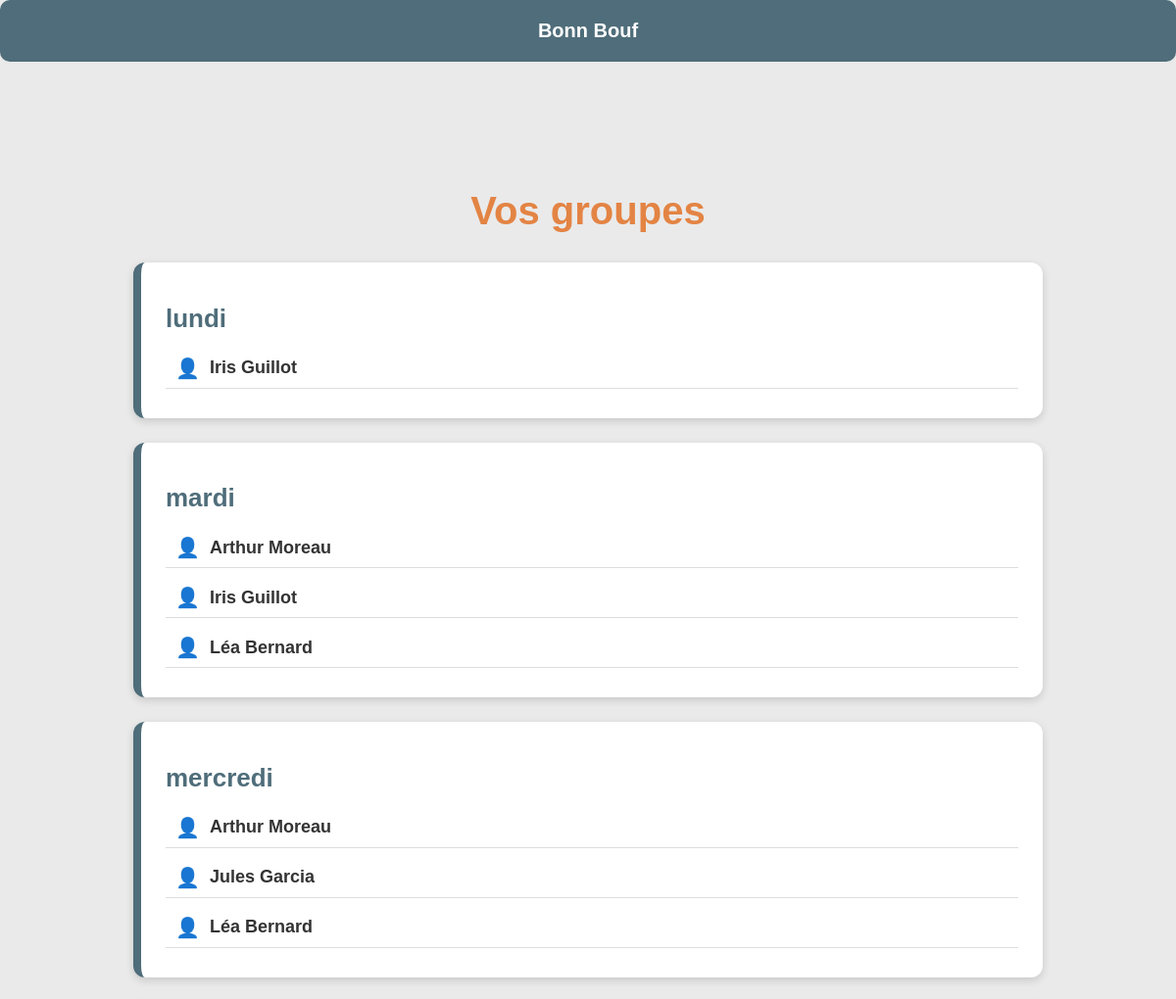
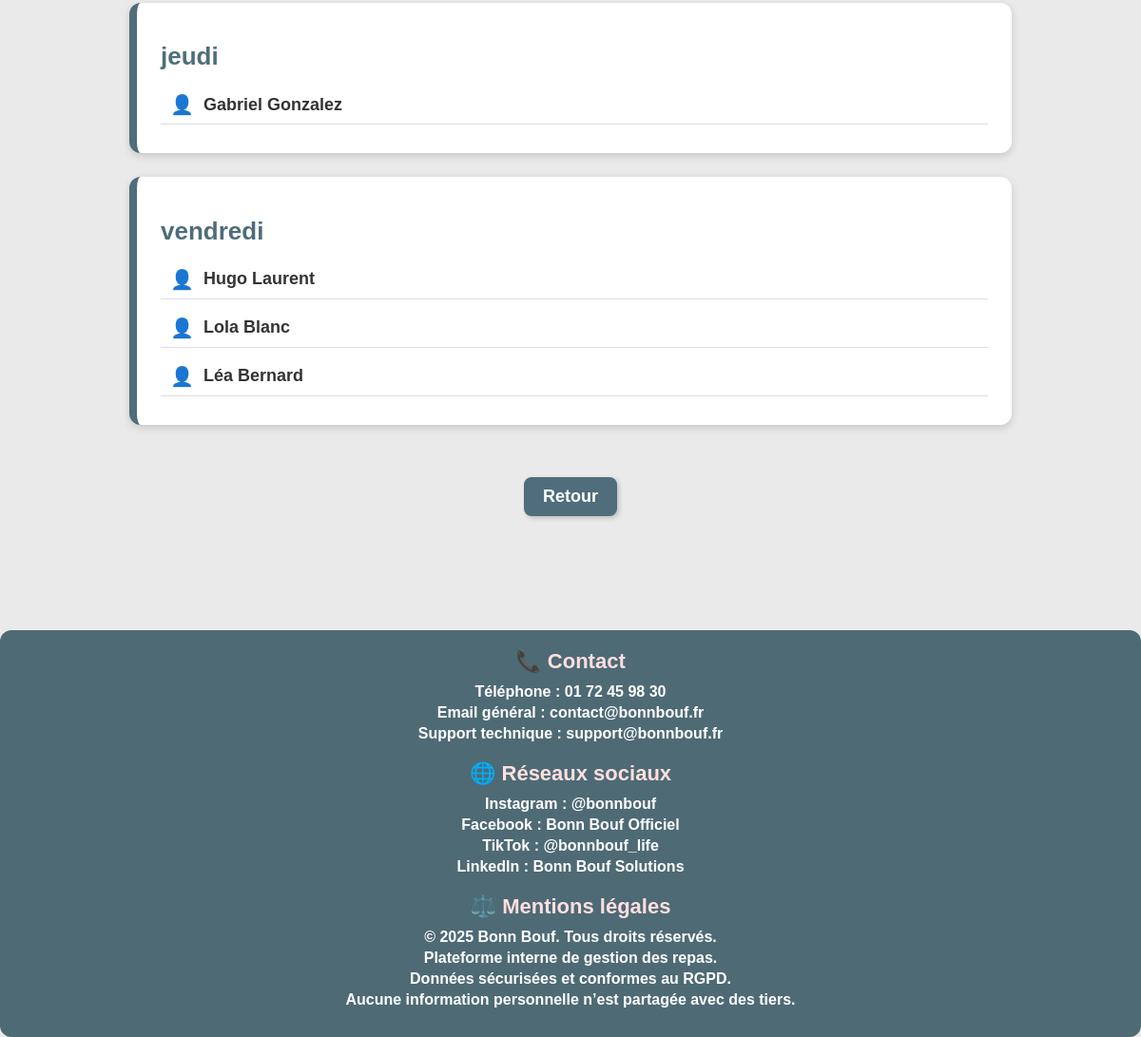
The page /page_groupes (signed in) on the database its author committed (2 pictures, top to bottom).
### tables this page shows
CREATE TABLE information (
        id INTEGER PRIMARY KEY,
        nom TEXT,
        prenom TEXT,
        username TEXT UNIQUE,
        mot_de_passe TEXT
    );

### routes.py (the view)
@site.route("/page_groupes", methods=["GET"])
def direction_page_groupes ():
    user_id = session.get("user_id")
    if not user_id:
        return redirect("/page_arrive/connexion")
    association = get_associations(user_id)
    return render_template("groupes.html", associations=association)

### routes.py (called while the page is built)
def select_info_perso(id):
    con = get_db_connection()
    cur = con.cursor()
    cur.execute("SELECT prenom, nom FROM information WHERE id = ?", (id,))
    personne = cur.fetchone()
    con.close()
    return personne

def get_db_connection():
    con = sqlite3.connect(DB_PATH)
    con.row_factory = sqlite3.Row
    return con

### templates/groupes.html (shortened to what this page needs)
<!DOCTYPE html>
<html lang="fr">
<head>
    <link rel="stylesheet" href="{{ url_for('static', filename='css/styleprincipal.css') }}">
</head>
<body>
    <div class="page_container">
        <div class="bandeau">
            Bonn Bouf
        </div>
        <div id="main" class="principal">
            <h1 class="titre-groupes">Vos groupes</h1>
            <div class="groupes-container">
                {% for jour, personnes in associations.items() %}
                <div class="carte-jour">
                    <h2 class="jour-titre">{{ jour }}</h2>
                    {% if personnes %}
                    <ul class="liste-personnes">
                        {% for p in personnes %}
                        <li class="personne-item">
                            <span class="personne-icon">👤</span>
                            {{ p[0] }} {{ p[1] }}
                        </li>
                        {% endfor %}
                    </ul>
                    {% else %}
                    <p class="aucun-groupe">Aucun groupe pour ce jour.</p>
                    {% endif %}
                </div>
                {% endfor %}
                <a href="/retour_page_principale" class="btn-retour">Retour</a>
            </div>
        </div>
    </div>
    <div class="footer-bonnbouf">
        <h3>📞 Contact</h3>
        <div class="footer-section">
            <p><strong>Téléphone :</strong> 01 72 45 98 30</p>
            <p><strong>Email général :</strong> contact@bonnbouf.fr</p>
            <p><strong>Support technique :</strong> support@bonnbouf.fr</p>
        </div>
        <h3>🌐 Réseaux sociaux</h3>
        <div class="footer-section">
            <p>Instagram : <strong>@bonnbouf</strong></p>
            <p>Facebook : <strong>Bonn Bouf Officiel</strong></p>
            <p>TikTok : <strong>@bonnbouf_life</strong></p>
            <p>LinkedIn : <strong>Bonn Bouf Solutions</strong></p>
        </div>
        <h3>⚖️ Mentions légales</h3>
        <div class="footer-section">
            <p>© 2025 <strong>Bonn Bouf</strong>. Tous droits réservés.</p>
            <p>Plateforme interne de gestion des repas.</p>
            <p>Données sécurisées et conformes au RGPD.</p>
            <p>Aucune information personnelle n’est partagée avec des tiers.</p>
        </div>
    </div>
</body>
</html>

### static/css/styleprincipal.css (style rules this page uses)
:root { --main-bg-color: #fff29a; --primary-color: #D5E5D5; --secondary-color: #ADB2D4; --text-color: #333; --button-hover-color: #ADB2D4; --button-active-color: #70769e; --burnt-sienna: #dd6e42ff; --couleur_comple: #E38444; --dutch-white: #e8dab2ff; --paynes-gray: #4f6d7aff; --columbia-blue: #c0d6dfff; --platinum: #eaeaeaff; }
h1 { font-size: 2em; margin-bottom: 20px; color: #2c3e50; }
p { margin-bottom: 20px; }
ul { margin: 20px 0; padding-left: 20px; }
li { margin-bottom: 10px; }
.bandeau { background-color: var(--paynes-gray); color: white; text-align: center; padding-bottom: 20px; padding-top: 20px; font-size: 20px; border-radius: 10px; width: 100%; }
.footer-bonnbouf { background: #4e6a75; color: white; padding: 10px 20px; border-radius: 12px; font-family: Arial, Helvetica, sans-serif; text-align: center; margin-top: 60px; }
.footer-bonnbouf h3 { margin-top: 10px; margin-bottom: 10px; font-size: 22px; color: #ffdfdf; }
.footer-section { margin-bottom: 20px; }
.footer-section p { margin: 4px 0; font-size: 16px; }
h1 { font-family: 'Franklin Gothic Medium', 'Arial Narrow', Arial, sans-serif; font-size: 50px; font-weight: bold; color : var(--couleur_comple); text-align: center; margin-top: 300px; margin: 20px 0; margin-bottom: 90px; }
.principal { margin-top: 70px; flex: 1; padding: 20px; }
html, body { background-color: var(--platinum); font-family: Arial, sans-serif; color: var(--text-color); font-weight: bold; margin: 0; padding: 0; height: 100%; }
.page_container { min-height: 100vh; display: flex; flex-direction: column; }
.titre-groupes { text-align: center; font-size: 40px; font-weight: 700; color: var(--couleur_comple); margin-top: 40px; margin-bottom: 30px; }
.groupes-container { width: 80%; margin: auto; display: flex; flex-direction: column; gap: 25px; }
.carte-jour { background: white; padding: 20px 25px; border-radius: 12px; box-shadow: 0px 3px 8px rgba(0,0,0,0.15); border-left: 8px solid var(--paynes-gray); transition: transform 0.2s; }
.jour-titre { color: var(--paynes-gray); margin-bottom: 15px; font-size: 26px; font-weight: 700; }
.liste-personnes { list-style: none; padding: 0; margin: 0; }
.personne-item { font-size: 18px; padding: 8px 10px; display: flex; align-items: center; gap: 10px; border-bottom: 1px solid #ddd; }
.personne-icon { font-size: 20px; color: var(--couleur_comple); }
.btn-retour { margin: 30px auto 40px auto; display: block; width: fit-content; padding: 10px 20px; font-size: 18px; background: var(--paynes-gray); color: white; border-radius: 8px; text-decoration: none; box-shadow: 2px 2px 5px rgba(0,0,0,0.2); transition: background-color 0.3s, transform 0.2s; }

### rows shown on the page
information: prenom "Iris", nom "Guillot"
information: prenom "Arthur", nom "Moreau"
information: prenom "Léa", nom "Bernard"
information: prenom "Jules", nom "Garcia"
information: prenom "Gabriel", nom "Gonzalez"
information: prenom "Hugo", nom "Laurent"
information: prenom "Lola", nom "Blanc"

### other values the page prints
{{ jour }} "lundi" "mardi" "mercredi" "jeudi" "vendredi"
